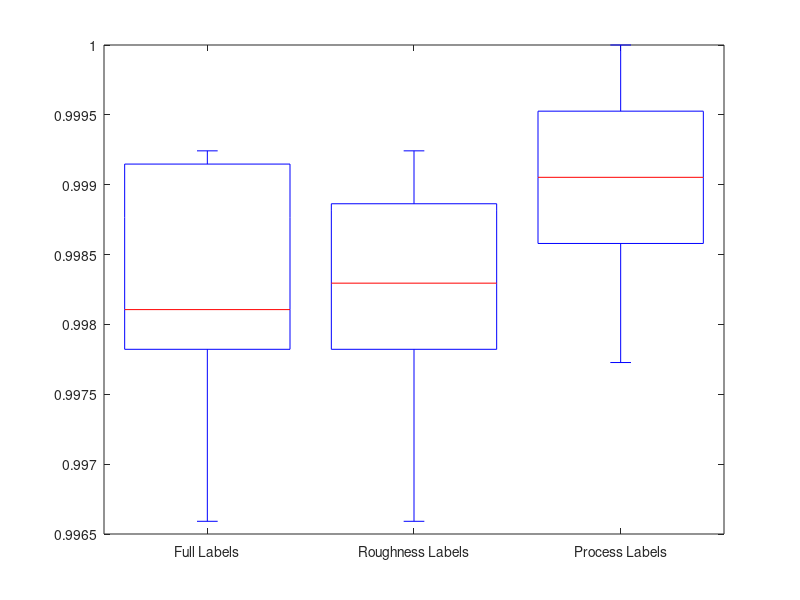
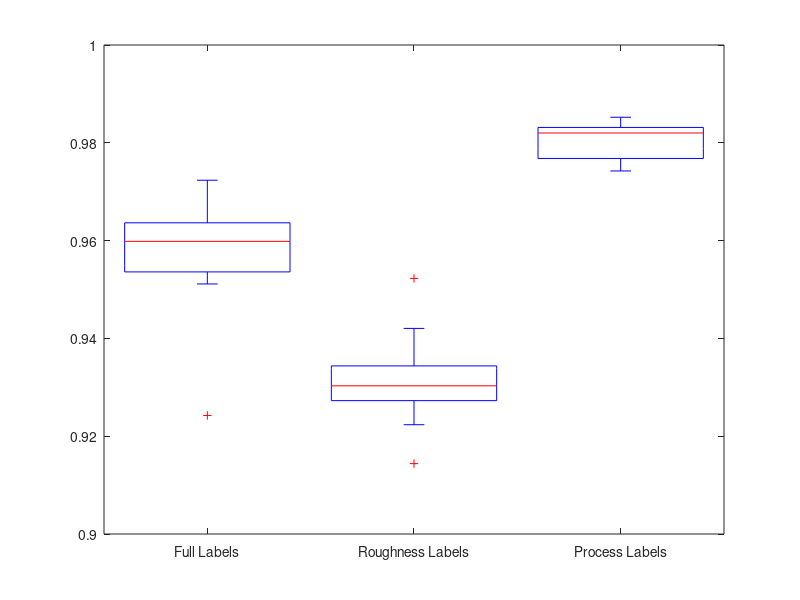

These figures' MATLAB source, in order:
%% 64p Dataset (not normalized)
acc_full = [0.9981060606060606; 0.9965909090909091; 0.9992424242424243;
    0.9981060606060606; 0.9965909090909091; 0.9977272727272727;
    0.9988636363636364; 0.9992424242424243; 0.9981060606060606;
    0.9992424242424243];

acc_roughness = [0.9977272727272727; 0.9988636363636364;
    0.9988636363636364; 0.9981060606060606; 0.9984848484848485;
    0.9992424242424243; 0.9965909090909091; 0.9981060606060606;
    0.996969696969697; 0.9988636363636364];

acc_process = [0.9992424242424243; 0.9996212121212121; 0.9988636363636364;
    0.9984848484848485; 0.9992424242424243; 0.9988636363636364;
    0.9977272727272727; 0.9984848484848485; 1.0; 0.9996212121212121];

acc_ab = 0.48143939393939394;
acc_ba = 1.54136;

figure('name','Convolutional : 64 by 80 dataset','NumberTitle','off')
acc_64p = [acc_full acc_roughness acc_process];
boxplot(acc_64p, 'Labels',... 
    {'Full Labels','Roughness Labels','Process Labels'})

%% centred_patch_64p Dataset (not normalized)
acc_full = [0.9643939393939394; 0.9242424242424242; 0.9587121212121212;
    0.9723484848484848; 0.9522727272727273; 0.9575757575757575;
    0.9511363636363637; 0.9662878787878788; 0.9613636363636363;
    0.9609848484848484];

acc_roughness = [0.934469696969697; 0.9291666666666667; 0.9314393939393939;
    0.9268939393939394; 0.9223484848484849; 0.9340909090909091;
    0.9143939393939394; 0.9420454545454545; 0.9522727272727273;
    0.928409090909091];

acc_process = [0.9776515151515152; 0.9821969696969697; 0.9825757575757575;
    0.9852272727272727; 0.9818181818181818; 0.9765151515151516;
    0.984469696969697; 0.9742424242424242; 0.975; 0.9833333333333333];

acc_ab = 0.5465909090909091;
acc_ba = 0.6282575757575758;

figure('name','Convolutional : 64 by 64 patches dataset','NumberTitle','off')
acc_patches = [acc_full acc_roughness acc_process];
boxplot(acc_patches, 'Labels',... 
    {'Full Labels','Roughness Labels','Process Labels'})